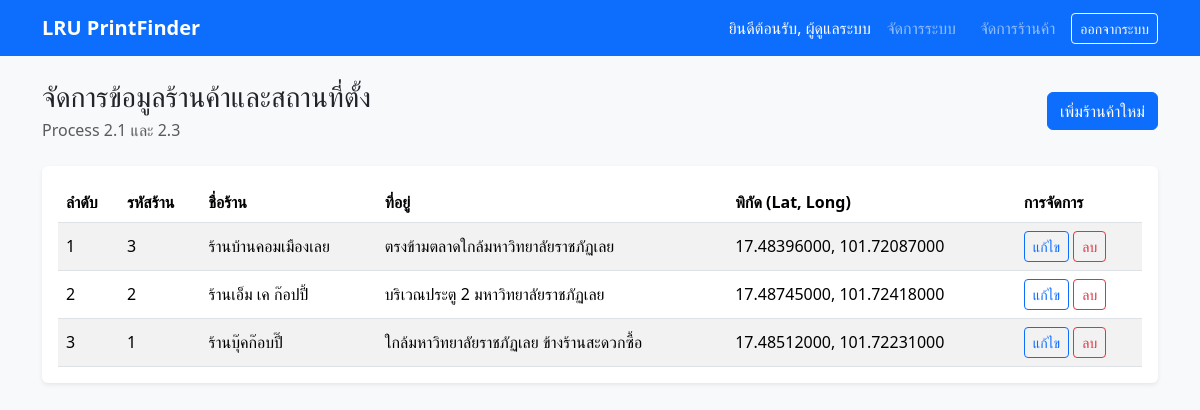
Page /admin_stores.php (signed in) on the committed database.
### tables this page shows
CREATE TABLE IF NOT EXISTS `Store` (
  `Store_ID` int(11) NOT NULL AUTO_INCREMENT,
  `Store_Name` varchar(150) NOT NULL,
  `Description` text DEFAULT NULL,
  `Address` text NOT NULL,
  `Latitude` decimal(10,8) NOT NULL,
  `Longitude` decimal(11,8) NOT NULL,
  PRIMARY KEY (`Store_ID`),
  UNIQUE KEY `uq_store_name` (`Store_Name`),
  CONSTRAINT `chk_store_latitude` CHECK (`Latitude` BETWEEN -90 AND 90),
  CONSTRAINT `chk_store_longitude` CHECK (`Longitude` BETWEEN -180 AND 180)
);

### admin_stores.php (the view, shortened to what this page needs)
<?php
require_once __DIR__ . '/db.php';
$stmt = $pdo->query('SELECT Store_ID, Store_Name, Description, Address, Latitude, Longitude FROM `Store` ORDER BY Store_ID DESC');
$stores = $stmt->fetchAll();
?>
<!doctype html>
<html lang="th">
<head>
    <link href="https://cdn.jsdelivr.net/npm/bootstrap@5.3.3/dist/css/bootstrap.min.css" rel="stylesheet">
</head>
<body class="bg-light">
    <?php require __DIR__ . '/navbar.php'; ?>
    <main class="container py-4">
        <div class="d-flex flex-wrap justify-content-between align-items-center gap-2 mb-4">
            <div>
                <h1 class="h3 mb-1">จัดการข้อมูลร้านค้าและสถานที่ตั้ง</h1>
                <p class="text-muted mb-0">Process 2.1 และ 2.3</p>
            </div>
            <a class="btn btn-primary" href="store_form.php">เพิ่มร้านค้าใหม่</a>
        </div>
        <div class="card shadow-sm border-0">
            <div class="card-body">
                <div class="table-responsive">
                    <table class="table table-striped table-hover align-middle mb-0">
                        <thead>
                            <tr>
                                <th>ลำดับ</th>
                                <th>รหัสร้าน</th>
                                <th>ชื่อร้าน</th>
                                <th>ที่อยู่</th>
                                <th>พิกัด (Lat, Long)</th>
                                <th class="text-nowrap">การจัดการ</th>
                            </tr>
                        </thead>
                        <tbody>
                            <?php foreach ($stores as $index => $store): ?>
                                <tr>
                                    <td><?= $index + 1 ?></td>
                                    <td><?= (int) $store['Store_ID'] ?></td>
                                    <td><?= htmlspecialchars($store['Store_Name'], ENT_QUOTES, 'UTF-8') ?></td>
                                    <td><?= nl2br(htmlspecialchars($store['Address'], ENT_QUOTES, 'UTF-8')) ?></td>
                                    <td class="text-nowrap"><?= htmlspecialchars($store['Latitude'], ENT_QUOTES, 'UTF-8') ?>, <?= htmlspecialchars($store['Longitude'], ENT_QUOTES, 'UTF-8') ?></td>
                                    <td class="text-nowrap">
                                        <a class="btn btn-sm btn-outline-primary" href="store_form.php?id=<?= (int) $store['Store_ID'] ?>">แก้ไข</a>
                                        <button class="btn btn-sm btn-outline-danger js-delete-store" type="button" data-id="<?= (int) $store['Store_ID'] ?>" data-name="<?= htmlspecialchars($store['Store_Name'], ENT_QUOTES, 'UTF-8') ?>">ลบ</button>
                                    </td>
                                </tr>
                            <?php endforeach; ?>
                        </tbody>
                    </table>
                </div>
            </div>
        </div>
    </main>
</body>
</html>

### navbar.php (shortened to what this page needs)
<?php
$isLoggedIn = !empty($_SESSION['logged_in']);
$name = htmlspecialchars($_SESSION['name'] ?? '', ENT_QUOTES, 'UTF-8');
?>
<nav class="navbar navbar-expand-lg navbar-dark bg-primary">
    <div class="container">
        <a class="navbar-brand fw-bold" href="<?= $isLoggedIn ? 'index.php' : 'login.php' ?>">LRU PrintFinder</a>
        <div class="collapse navbar-collapse" id="mainNavbar">
            <ul class="navbar-nav ms-auto align-items-lg-center gap-lg-2">
                <?php if (!$isLoggedIn): ?>
                    <li class="nav-item"><a class="nav-link" href="login.php">เข้าสู่ระบบ</a></li>
                    <li class="nav-item"><a class="btn btn-light btn-sm" href="register.php">สมัครสมาชิก</a></li>
                <?php else: ?>
                    <li class="nav-item"><span class="navbar-text text-white">ยินดีต้อนรับ, <?= $name ?></span></li>
                    <?php if (($_SESSION['role'] ?? '') === 'admin'): ?>
                        <li class="nav-item"><a class="nav-link" href="admin_dashboard.php">จัดการระบบ</a></li>
                        <li class="nav-item"><a class="nav-link" href="admin_stores.php">จัดการร้านค้า</a></li>
                    <?php endif; ?>
                    <li class="nav-item"><a class="btn btn-outline-light btn-sm" href="logout.php">ออกจากระบบ</a></li>
                <?php endif; ?>
            </ul>
        </div>
    </div>
</nav>

### rows in the picture
store: Store_ID "3", Store_Name "ร้านบ้านคอมเมืองเลย", Address "ตรงข้ามตลาดใกล้มหาวิทยาลัยราชภัฏเลย", Latitude "17.48396000", Longitude "101.72087000"
store: Store_ID "2", Store_Name "ร้านเอ็ม เค ก๊อปปี้", Address "บริเวณประตู 2 มหาวิทยาลัยราชภัฏเลย", Latitude "17.48745000", Longitude "101.72418000"
store: Store_ID "1", Store_Name "ร้านบุ๊คก๊อบปี๊", Address "ใกล้มหาวิทยาลัยราชภัฏเลย ข้างร้านสะดวกซื้อ", Latitude "17.48512000", Longitude "101.72231000"

### other values in the picture
$name "ผู้ดูแลระบบ"
